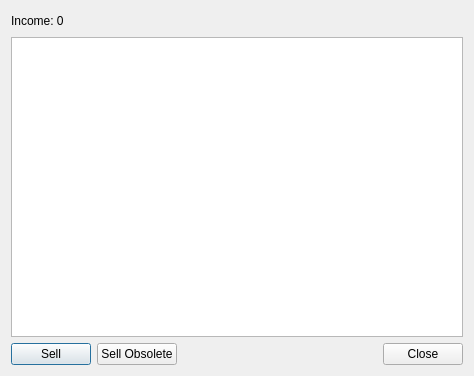
<?xml version="1.0" encoding="UTF-8"?>
<ui version="4.0">
 <class>EconomyReport</class>
 <widget class="QDialog" name="EconomyReport">
  <property name="geometry">
   <rect>
    <x>0</x>
    <y>0</y>
    <width>474</width>
    <height>376</height>
   </rect>
  </property>
  <property name="windowTitle">
   <string>Dialog</string>
  </property>
  <layout class="QVBoxLayout" name="verticalLayout_2">
   <item>
    <layout class="QVBoxLayout" name="verticalLayout">
     <item>
      <layout class="QHBoxLayout" name="horizontalLayout_2">
       <item>
        <widget class="QLabel" name="incomeLabel">
         <property name="text">
          <string>Income: 0</string>
         </property>
        </widget>
       </item>
       <item>
        <spacer name="horizontalSpacer_2">
         <property name="orientation">
          <enum>Qt::Horizontal</enum>
         </property>
         <property name="sizeHint" stdset="0">
          <size>
           <width>40</width>
           <height>20</height>
          </size>
         </property>
        </spacer>
       </item>
      </layout>
     </item>
     <item>
      <widget class="QTreeView" name="buildingView">
       <property name="editTriggers">
        <set>QAbstractItemView::CurrentChanged</set>
       </property>
       <property name="showDropIndicator" stdset="0">
        <bool>false</bool>
       </property>
       <property name="alternatingRowColors">
        <bool>true</bool>
       </property>
       <property name="selectionMode">
        <enum>QAbstractItemView::NoSelection</enum>
       </property>
       <property name="verticalScrollMode">
        <enum>QAbstractItemView::ScrollPerPixel</enum>
       </property>
       <property name="uniformRowHeights">
        <bool>true</bool>
       </property>
       <attribute name="headerStretchLastSection">
        <bool>false</bool>
       </attribute>
      </widget>
     </item>
     <item>
      <layout class="QHBoxLayout" name="horizontalLayout">
       <item>
        <widget class="QPushButton" name="sellButton">
         <property name="text">
          <string>Sell</string>
         </property>
         <property name="icon">
          <iconset theme="view-currency-list">
           <normaloff>.</normaloff>.</iconset>
         </property>
        </widget>
       </item>
       <item>
        <widget class="QPushButton" name="obsoleteButton">
         <property name="text">
          <string>Sell Obsolete</string>
         </property>
         <property name="icon">
          <iconset theme="view-currency-list">
           <normaloff>.</normaloff>.</iconset>
         </property>
        </widget>
       </item>
       <item>
        <spacer name="horizontalSpacer">
         <property name="orientation">
          <enum>Qt::Horizontal</enum>
         </property>
         <property name="sizeHint" stdset="0">
          <size>
           <width>40</width>
           <height>20</height>
          </size>
         </property>
        </spacer>
       </item>
       <item>
        <widget class="QDialogButtonBox" name="buttonBox">
         <property name="orientation">
          <enum>Qt::Horizontal</enum>
         </property>
         <property name="standardButtons">
          <set>QDialogButtonBox::Close</set>
         </property>
        </widget>
       </item>
      </layout>
     </item>
    </layout>
   </item>
  </layout>
 </widget>
 <resources/>
 <connections>
  <connection>
   <sender>buttonBox</sender>
   <signal>accepted()</signal>
   <receiver>EconomyReport</receiver>
   <slot>accept()</slot>
   <hints>
    <hint type="sourcelabel">
     <x>248</x>
     <y>254</y>
    </hint>
    <hint type="destinationlabel">
     <x>157</x>
     <y>274</y>
    </hint>
   </hints>
  </connection>
  <connection>
   <sender>buttonBox</sender>
   <signal>rejected()</signal>
   <receiver>EconomyReport</receiver>
   <slot>reject()</slot>
   <hints>
    <hint type="sourcelabel">
     <x>316</x>
     <y>260</y>
    </hint>
    <hint type="destinationlabel">
     <x>286</x>
     <y>274</y>
    </hint>
   </hints>
  </connection>
 </connections>
</ui>
